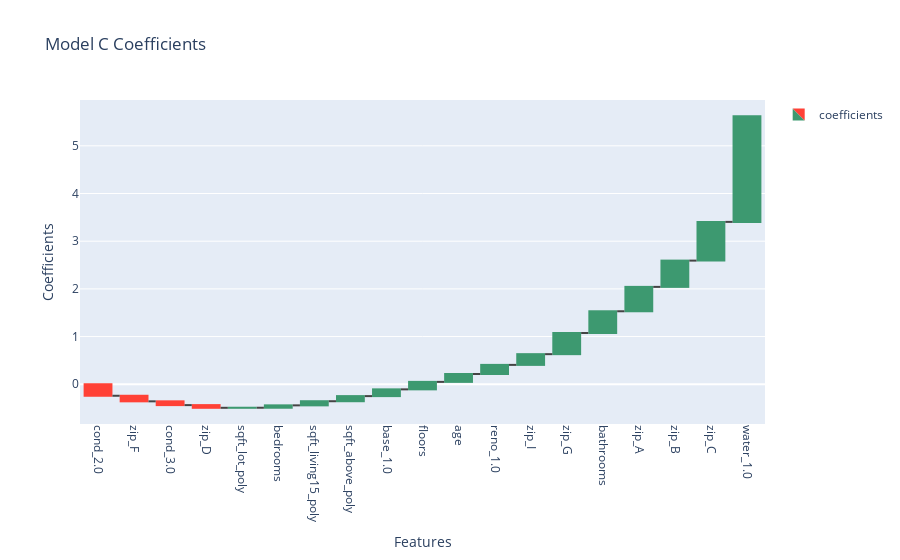

The cell this chart's notebook holds for it:
### Code cell
lists_C = sorted(coefficients_C.items(), key = lambda item: item[1])
a, b = zip(*lists_C)
fig = go.Figure(go.Waterfall(x  = a, y = b, 
                             name = "coefficients"))
fig.update_layout(title = 'Model C Coefficients',
                  showlegend = True)
fig.update_xaxes(title_text = 'Features', tickangle = 90)
fig.update_yaxes(title_text = 'Coefficients')
fig.show()
#fig.write_image('./Data & Figures/model_C_waterfall.png')

### Figure 1 — Plotly figure (JSON) as saved in the notebook; plotly's stock layout.template omitted (floating-point values rounded to 4 significant figures)
{"data": [{"name": "coefficients", "type": "waterfall", "x": ["cond_2.0", "zip_F", "cond_3.0", "zip_D", "sqft_lot_poly", "bedrooms", "sqft_living15_poly", "sqft_above_poly", "base_1.0", "floors", "age", "reno_1.0", "zip_I", "zip_G", "bathrooms", "zip_A", "zip_B", "zip_C", "water_1.0"], "y": [-0.2415, -0.1171, -0.07894, -0.05644, 0.001415, 0.04976, 0.08668, 0.1072, 0.1416, 0.1568, 0.1649, 0.1915, 0.2249, 0.4439, 0.4555, 0.5116, 0.551, 0.8121, 2.216]}], "layout": {"showlegend": true, "title": {"text": "Model C Coefficients"}, "xaxis": {"tickangle": 90, "title": {"text": "Features"}}, "yaxis": {"title": {"text": "Coefficients"}}}}
